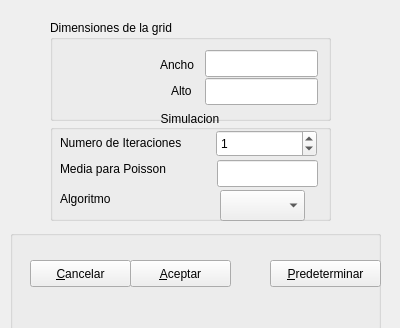
<?xml version="1.0" encoding="UTF-8"?>
<ui version="4.0">
 <class>Configuracion</class>
 <widget class="QWidget" name="Configuracion">
  <property name="geometry">
   <rect>
    <x>0</x>
    <y>0</y>
    <width>400</width>
    <height>328</height>
   </rect>
  </property>
  <property name="windowTitle">
   <string>Configuracion</string>
  </property>
  <widget class="QGroupBox" name="groupBox">
   <property name="geometry">
    <rect>
     <x>50</x>
     <y>20</y>
     <width>281</width>
     <height>101</height>
    </rect>
   </property>
   <property name="title">
    <string>Dimensiones de la grid</string>
   </property>
   <widget class="QLabel" name="label_2">
    <property name="geometry">
     <rect>
      <x>110</x>
      <y>36</y>
      <width>41</width>
      <height>17</height>
     </rect>
    </property>
    <property name="text">
     <string>Ancho</string>
    </property>
   </widget>
   <widget class="QLabel" name="label_3">
    <property name="geometry">
     <rect>
      <x>121</x>
      <y>62</y>
      <width>31</width>
      <height>17</height>
     </rect>
    </property>
    <property name="text">
     <string>Alto</string>
    </property>
   </widget>
   <widget class="QLineEdit" name="txt_width">
    <property name="geometry">
     <rect>
      <x>155</x>
      <y>30</y>
      <width>113</width>
      <height>27</height>
     </rect>
    </property>
   </widget>
   <widget class="QLineEdit" name="txt_height">
    <property name="geometry">
     <rect>
      <x>155</x>
      <y>58</y>
      <width>113</width>
      <height>27</height>
     </rect>
    </property>
   </widget>
  </widget>
  <widget class="QGroupBox" name="groupBox_2">
   <property name="geometry">
    <rect>
     <x>50</x>
     <y>110</y>
     <width>281</width>
     <height>111</height>
    </rect>
   </property>
   <property name="title">
    <string>Simulacion</string>
   </property>
   <property name="alignment">
    <set>Qt::AlignCenter</set>
   </property>
   <property name="flat">
    <bool>false</bool>
   </property>
   <property name="checkable">
    <bool>false</bool>
   </property>
   <widget class="QLabel" name="label_4">
    <property name="geometry">
     <rect>
      <x>10</x>
      <y>24</y>
      <width>161</width>
      <height>17</height>
     </rect>
    </property>
    <property name="text">
     <string>Numero de Iteraciones</string>
    </property>
   </widget>
   <widget class="QSpinBox" name="spin_num_it">
    <property name="geometry">
     <rect>
      <x>166</x>
      <y>20</y>
      <width>101</width>
      <height>27</height>
     </rect>
    </property>
    <property name="value">
     <number>1</number>
    </property>
   </widget>
   <widget class="QLabel" name="label">
    <property name="geometry">
     <rect>
      <x>10</x>
      <y>50</y>
      <width>141</width>
      <height>17</height>
     </rect>
    </property>
    <property name="text">
     <string>Media para Poisson</string>
    </property>
   </widget>
   <widget class="QLineEdit" name="txt_mu">
    <property name="geometry">
     <rect>
      <x>167</x>
      <y>50</y>
      <width>101</width>
      <height>27</height>
     </rect>
    </property>
    <property name="toolTip">
     <string>Media para la generacion de paquetes</string>
    </property>
   </widget>
   <widget class="QComboBox" name="combo_routing_alg">
    <property name="geometry">
     <rect>
      <x>170</x>
      <y>80</y>
      <width>85</width>
      <height>31</height>
     </rect>
    </property>
    <property name="sizePolicy">
     <sizepolicy hsizetype="Preferred" vsizetype="Fixed">
      <horstretch>0</horstretch>
      <verstretch>0</verstretch>
     </sizepolicy>
    </property>
   </widget>
   <widget class="QLabel" name="label_5">
    <property name="geometry">
     <rect>
      <x>10</x>
      <y>80</y>
      <width>71</width>
      <height>17</height>
     </rect>
    </property>
    <property name="text">
     <string>Algoritmo</string>
    </property>
   </widget>
  </widget>
  <widget class="QGroupBox" name="groupBox_3">
   <property name="geometry">
    <rect>
     <x>10</x>
     <y>230</y>
     <width>371</width>
     <height>101</height>
    </rect>
   </property>
   <property name="font">
    <font>
     <family>Cantarell</family>
    </font>
   </property>
   <property name="title">
    <string/>
   </property>
   <property name="alignment">
    <set>Qt::AlignBottom|Qt::AlignHCenter</set>
   </property>
   <widget class="QPushButton" name="btn_accept">
    <property name="geometry">
     <rect>
      <x>120</x>
      <y>30</y>
      <width>101</width>
      <height>27</height>
     </rect>
    </property>
    <property name="text">
     <string>&amp;Aceptar</string>
    </property>
   </widget>
   <widget class="QPushButton" name="btn_make_default">
    <property name="geometry">
     <rect>
      <x>260</x>
      <y>30</y>
      <width>111</width>
      <height>27</height>
     </rect>
    </property>
    <property name="text">
     <string>&amp;Predeterminar</string>
    </property>
   </widget>
   <widget class="QPushButton" name="btn_cancel">
    <property name="geometry">
     <rect>
      <x>20</x>
      <y>30</y>
      <width>101</width>
      <height>27</height>
     </rect>
    </property>
    <property name="text">
     <string>&amp;Cancelar</string>
    </property>
   </widget>
  </widget>
 </widget>
 <resources/>
 <connections/>
</ui>
